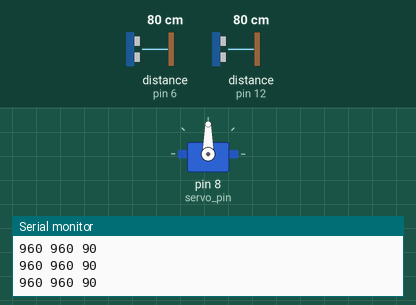
This sketch was run on a simulated Arduino Uno, built with avr-gcc and run on an emulated ATmega328P. On the bench: servo, the last lines printed to the serial monitor. Wiring (inferred from the names in the program): 2 × ultrasonic range finder: trigger pin 9, echo pin 6 / trigger pin 11, echo pin 12. The inputs (shaded band) are chosen by the test bench; at power-on: distance to the obstacle (sensors on pin 6, pin 12) 80 cm. The echo pulse lasts 58.3 µs per cm.

Above: at 1.9 s.
2.0 s: distance to the obstacle (sensor on pin 6) set to 2 cm
At 3.0 s:
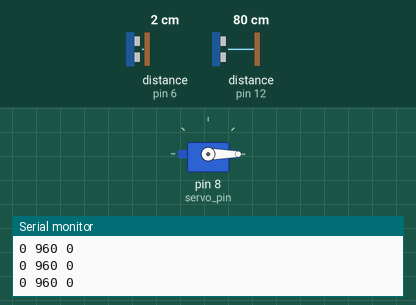
3.7 s: distance to the obstacle (sensor on pin 12) set to 9 cm
At 5.1 s:
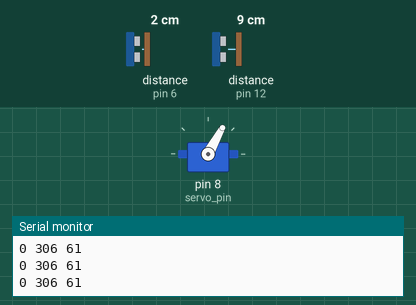
5.5 s: distance to the obstacle (sensor on pin 6) set to 18 cm
At 7.1 s:
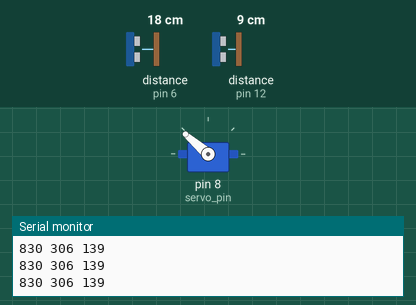
8.5 s: distance to the obstacle (sensor on pin 12) set to 18 cm
At 9.2 s:
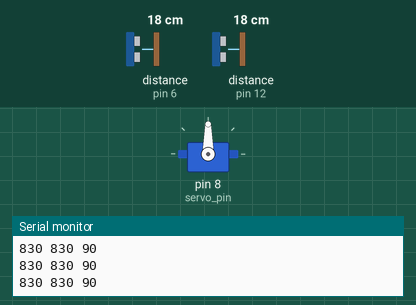
10.2 s: distance to the obstacle (sensor on pin 6) set to 4 cm
At 11.7 s:
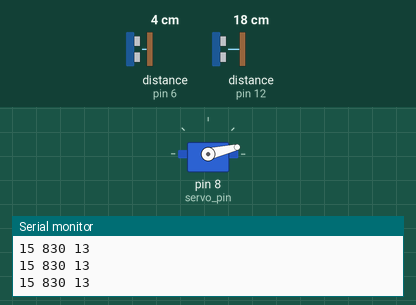
Timing chart, 0 to 12.9 s (numbered marks = the images above; inputs shaded):
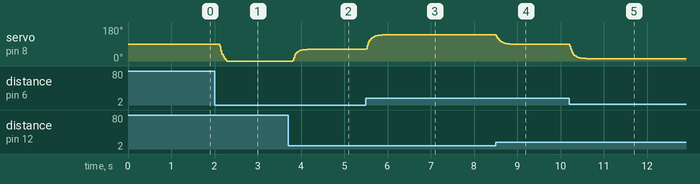

Measured:
- after the input at 2.0 s, servo on pin 8 (servo_pin): 90° → 0° after 0.12 s
- after the input at 3.7 s, servo on pin 8 (servo_pin): moves from 0° to 61° over 0.33 s, starting after 0.11 s
- after the input at 5.5 s, servo on pin 8 (servo_pin): moves from 61° to 139° over 0.51 s, starting at once
- after the input at 8.5 s, servo on pin 8 (servo_pin): moves from 139° to 90° over 0.31 s, starting at once
- after the input at 10.2 s, servo on pin 8 (servo_pin): moves from 90° to 13° over 0.38 s, starting at once

The sketch:

test_slava_servo.ino
```cpp
#include <Servo.h> // подключаем библиотеку для работы с сервоприводом
const int TRIG_P_F = 4;
const int ECHO_P_F = 5;
const int ECHO_P_R = 12;
const int TRIG_P_R = 11;
const int ECHO_P_L = 6;
const int TRIG_P_L = 9;
const int MAX_R_G = 180;
const int MIN_L_G = 0;
const int MIN_MS = 200;
const int MAX_MS = 20*58;
const unsigned int W_TUNEL = 10; //ширина тунеля лабиринта
Servo servo; // объявляем переменную servo типа "servo"

int servo_pin = 8;
int js_position = 90;
int max_position = 180;
int min_position = 0;

int motor = 5;
const int SENSOR_MOTOR = 2;
volatile int state = LOW;
int a[6];
int i = 0;
int h;

//Kalman filter for one dimmension sensor
class KalmanFilter_1
{
public:
KalmanFilter_1(double q, double r, double f = 1, double h = 1);

void Init(double value, double covariance);
double NewValue(double data);
double GetValue();

private:
double Q, R, F, H;
double X0, P0;
double Value;
double Covariance;
};

KalmanFilter_1::KalmanFilter_1(double q, double r, double f = 1, double h = 1)
{
Q = q;
R = r;
F = f;
H = h;

Init(0, 0);
}

void KalmanFilter_1::Init(double value, double covariance)
{
Value = value;
Covariance = covariance;
}

double KalmanFilter_1::NewValue(double data)
{
double K;

//Calculate prediction
X0 = F * Value;
P0 = F * Covariance * F + Q;

//value update and correction
K = H * P0 / (H * P0 * H + R);
Value = X0 + K * (data - H * X0);
Covariance = (1 - K * H) * P0;

return Value;
}

double KalmanFilter_1::GetValue()
{
return Value;
}

KalmanFilter_1 kalmanfilter_L(0.1, 4);
KalmanFilter_1 kalmanfilter_R(0.1, 4);


void motor_f()
{
state = !state;
int sign_int = digitalRead(SENSOR_MOTOR);
Serial.println(!sign_int, '\n');
if (!sign_int == 1)
{
a[i] = !sign_int;
i++;
}
for (int i = 0; i < 6; i++)
{
Serial.print(a[i]); // печатаем каждый из 5 элементов массива
}
Serial.print('\n');
h = a[0] + a[1] + a[2] + a[3] + a[4] + a[5];
Serial.print(h);
Serial.print('\n');
if (i == 6)
{
memset(a, 0, 12); // обнуляем массив
i = 0;
}
}

void setup() // процедура setup
{
servo.attach(servo_pin, min_position , max_position );

pinMode(TRIG_P_F, OUTPUT);
pinMode(ECHO_P_F, INPUT);
pinMode(TRIG_P_R, OUTPUT);
pinMode(ECHO_P_R, INPUT);
pinMode(TRIG_P_L, OUTPUT);
pinMode(ECHO_P_L, INPUT);

//выставляем руль в изначальную позицию
servo.write(js_position);
delay(700);

Serial.begin(9600);
pinMode(motor, OUTPUT);
//attachInterrupt(0, motor_f, CHANGE);
}

unsigned int duration( byte TRIG,byte ECHO)
{
int duration;
digitalWrite(TRIG, LOW);
delayMicroseconds(2);
digitalWrite(TRIG, HIGH);
delayMicroseconds(10);
digitalWrite(TRIG, LOW);
duration = pulseIn(ECHO, HIGH, 58000);
return (int)duration;
}

void loop() // процедура loop
{
unsigned int L, R;
unsigned int K_L;
unsigned int K_R;
int D, D_C;
int D_A;


//считываем расстояние с правого и левого сенсора
L = duration(TRIG_P_L, ECHO_P_L);
delayMicroseconds(150);
R = duration(TRIG_P_R, ECHO_P_R);
delayMicroseconds(150);

K_L = kalmanfilter_L.NewValue(L);
K_R = kalmanfilter_R.NewValue(R);

K_L = constrain(K_L, MIN_MS, MAX_MS);
K_R = constrain(K_R, MIN_MS, MAX_MS);
//коректеровка к нулевому значению
K_L = K_L - MIN_MS;
K_R = K_R - MIN_MS;

//рассчитываем разницу
D = K_L - K_R;
D_A = map(D, -MAX_MS + MIN_MS, MAX_MS - MIN_MS,MIN_L_G,MAX_R_G);

servo.write(D_A);
//Serial.println(D);

//печатаем дистанцию
Serial.print(K_L);Serial.print(' ');Serial.print(K_R);Serial.print(' ');Serial.print(D_A);
Serial.println();


/*if (D > W_TUNEL / 2)
{
servo.write(0);

} else if (D < (-W_TUNEL / 2)) {
servo.write(180);
}
else {
servo.write(90);
}*/


if (h == 3) {
digitalWrite(motor, state);
}
else {
digitalWrite(motor, LOW);
}

}
```
